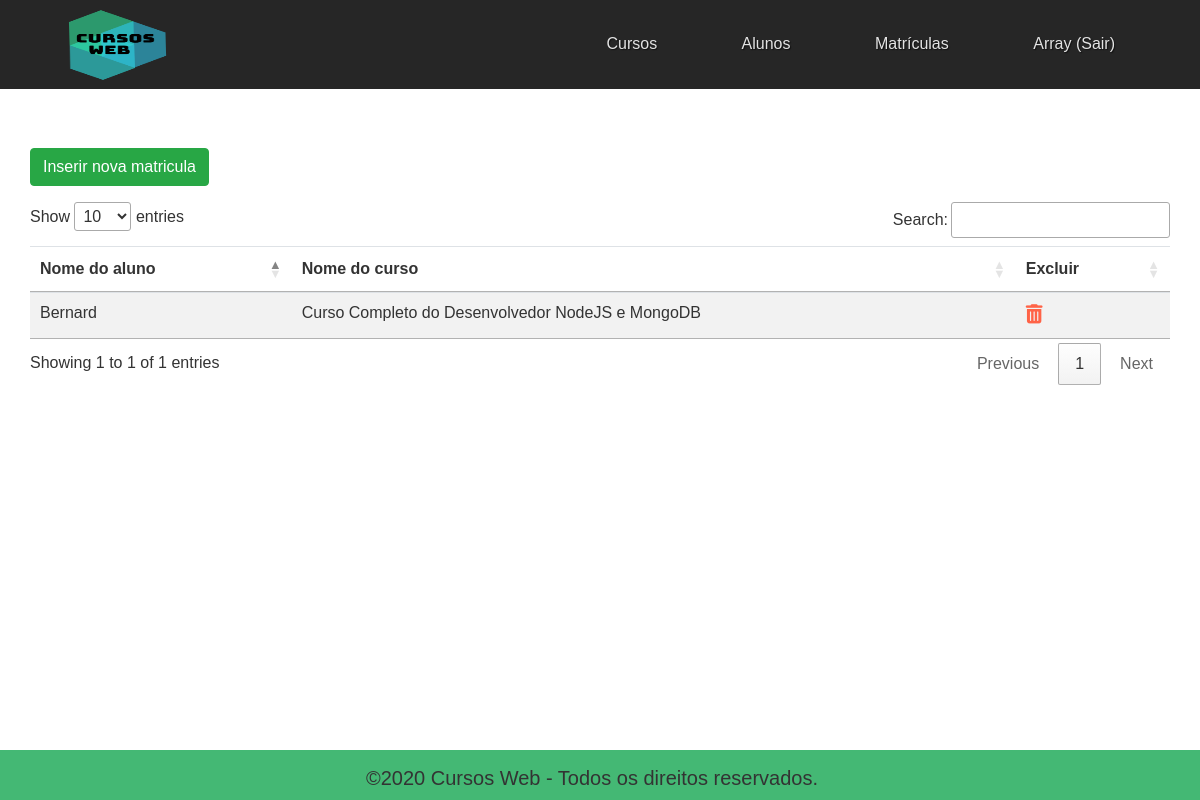
The app's page /index.php?pagina=matriculas (signed in) with its own data.
### tables this page shows
CREATE TABLE `tb_alunos_cursos` (
  `id_aluno` int(11) NOT NULL,
  `id_curso` int(11) NOT NULL
);

CREATE TABLE `tb_alunos` (
  `id_aluno` int(11) NOT NULL,
  `nome` varchar(255) DEFAULT NULL,
  `idade` int(11) DEFAULT NULL,
  `interesse` varchar(255) DEFAULT NULL,
  `email` varchar(255) DEFAULT NULL,
  `estado` varchar(255) DEFAULT NULL
);

CREATE TABLE `tb_cursos` (
  `id_curso` int(11) NOT NULL,
  `imagem_curso` varchar(100) DEFAULT NULL,
  `nome_curso` char(50) NOT NULL,
  `resumo` text DEFAULT NULL,
  `data_cadastro` datetime NOT NULL DEFAULT current_timestamp(),
  `ativo` tinyint(1) DEFAULT 1,
  `investimento` float(8,2) DEFAULT 0.00,
  `carga_horaria` int(5) DEFAULT NULL
);

### db/DB.php (called while the page is built, shortened)
<?php
	class DB
	{
		public function __construct()
		{
			$this -> servidor = SERVIDOR;
			$this -> usuario = USUARIO;
			$this -> senha = SENHA;
			$this -> db = DB;
			$this -> conexao = mysqli_connect($this -> servidor, $this -> usuario, $this -> senha, $this -> db);
		}
	}

### class/AlunoCurso.php (called while the page is built, shortened)
<?php
	class AlunoCurso
	{
		public $conexao;
		public function __construct($conexao)
		{
			$this -> conexao = $conexao;
		}
		public function buscar()
		{
			$instrucao = "
				SELECT
					a.nome,
					c.nome_curso,
					ac.id_aluno,
					ac.id_curso
				FROM
					tb_alunos AS a
				INNER JOIN
					tb_alunos_cursos AS ac
				ON (a.id_aluno = ac.id_aluno)
				INNER JOIN
					tb_cursos AS c
				ON (ac.id_curso = c.id_curso)
			";
			$consulta = mysqli_query($this -> conexao, $instrucao);
			return $consulta;
		}
	}

### views/matriculas.php (the view)
<a class="btn btn-success mb-3" href="?pagina=inserir_matricula">Inserir nova matricula</a>
<table class="table table-hover table-striped" id="matriculas">
	<thead>
		<tr>
			<th>Nome do aluno</th>
			<th>Nome do curso</th>
			<th>Excluir</th>
		</tr>
	</thead>
	<tbody>
		<?php foreach ($aluno_curso -> buscar() as $aluno_curso) : ?>
			<tr>
				<td><?= $aluno_curso['nome'] ?></td>
				<td><?= $aluno_curso['nome_curso'] ?></td>
				<td>
					<a href="deleta_matricula.php?id_aluno=<?= $aluno_curso['id_aluno'] ?>&id_curso=<?= $aluno_curso['id_curso'] ?>">
						<span style="font-size: 1.2em; color: Tomato;">
							<i class="fas fa-trash-alt"></i>
						</span>
					</a>
				</td>
			</tr>
		<?php endforeach ?>
	</tbody>
</table>

### css/estilo.css (style rules this page uses)
* { margin: 0; padding: 0; }
body { font-family: helvetica, arial; font-size: 16px; color: #333; }

### records on screen
tb_alunos_cursos: id_aluno.nome "Bernard", id_curso.nome_curso "Curso Completo do Desenvolvedor NodeJS e MongoDB"

### other values on screen
$_SESSION['usuario'] "Array"
